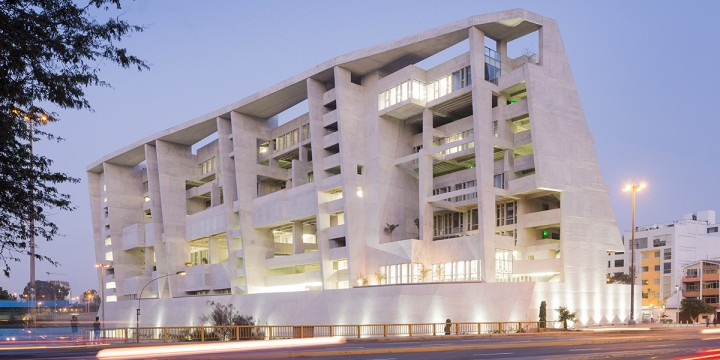
#> input picture Autonoma/Tarea 2/parte 1/images/building.jpg, 720 x 360 px
$ python 4-thresholding.py
#> lines starting #> are read from the running program, lines starting #| are printed output that depends on the picture; after the words box and inside, x2 and y2 are one past the last pixel; in counts of white or black regions, pixels touching at a corner belong together
# -*- coding: utf-8 -*-

from __future__ import print_function
import cv2
import matplotlib.pyplot as plt

# Cargar la imagen en modo gris
Igray = cv2.imread('images/building.jpg', 0)
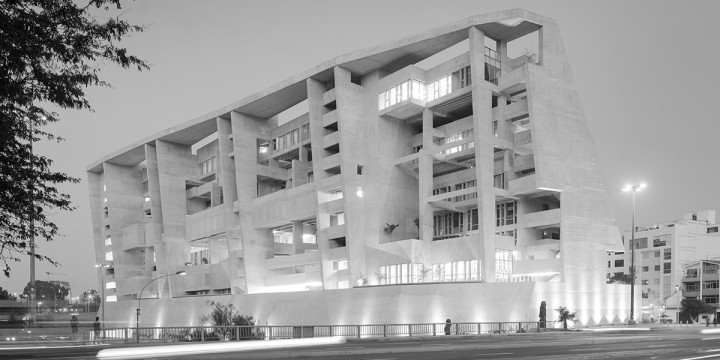
#> Igray: shape (360, 720); min 0, max 255, mean 156.7

# Valores para umbralizar
ths = [100, 150, 180]

# Threshold (umbralización)
for th in ths:
    print("\n Con valor de umbralización {}: ".format(th))
    retval, Ibw = cv2.threshold(Igray, th, 255, cv2.THRESH_BINARY)
    plt.imshow(Ibw, cmap='gray')
    plt.show()
#> this loop made 3 passes
#> retval on passes 1 to 3: 100, 150, 180
#> pass 1, `retval, Ibw = cv2.threshold(Igray, th, 255, cv2.THRESH_BINARY)`:
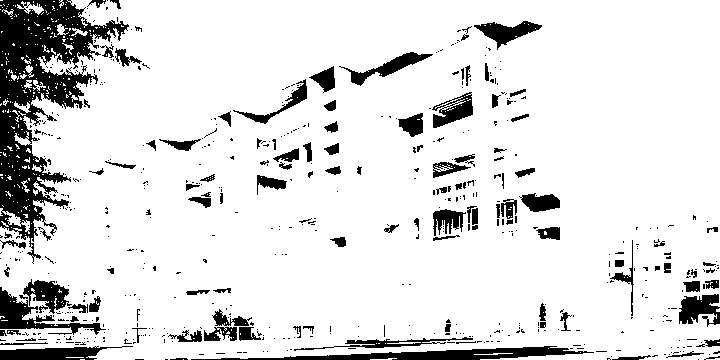
#> Ibw: shape (360, 720); 87.2% white; 580 black regions (467 under 20 px), largest, box (x1, y1, x2, y2) and area: (0, 0, 129, 264) 12148, (191, 346, 594, 360) 2272, (0, 287, 106, 335) 1404
#> pass 2, `retval, Ibw = cv2.threshold(Igray, th, 255, cv2.THRESH_BINARY)`:
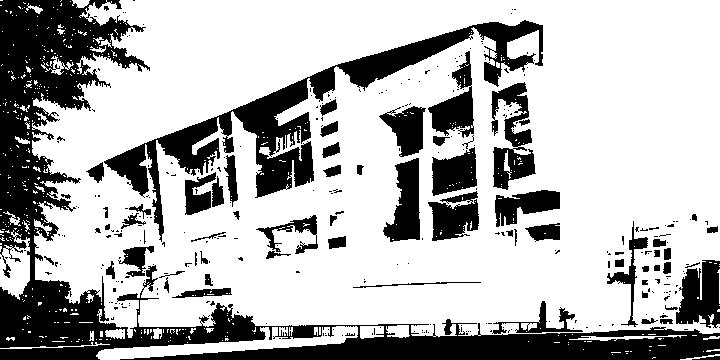
#> Ibw: shape (360, 720); 70.7% white; 321 black regions (255 under 20 px), largest, box (x1, y1, x2, y2) and area: (0, 0, 720, 360) 38837, (104, 20, 543, 242) 14294, (491, 82, 536, 190) 2413
#> pass 3, `retval, Ibw = cv2.threshold(Igray, th, 255, cv2.THRESH_BINARY)`:
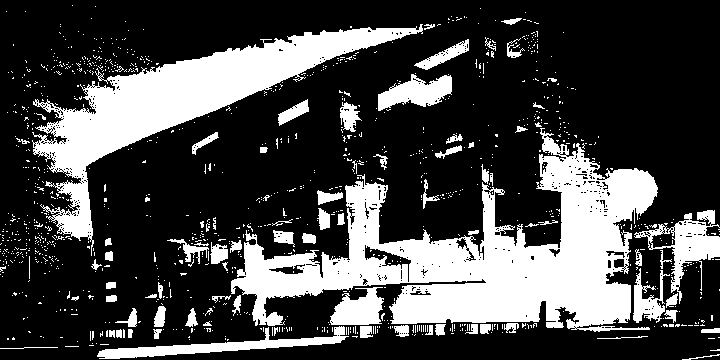
#> Ibw: shape (360, 720); 27.5% white; 1117 white regions (1034 under 20 px), largest, box (x1, y1, x2, y2) and area: (231, 128, 658, 332) 34222, (32, 24, 423, 256) 19101, (634, 210, 720, 304) 2362

$ run again, with Autonoma/Tarea 2/parte 1/images/cat1.jpg copied over Autonoma/Tarea 2/parte 1/images/building.jpg
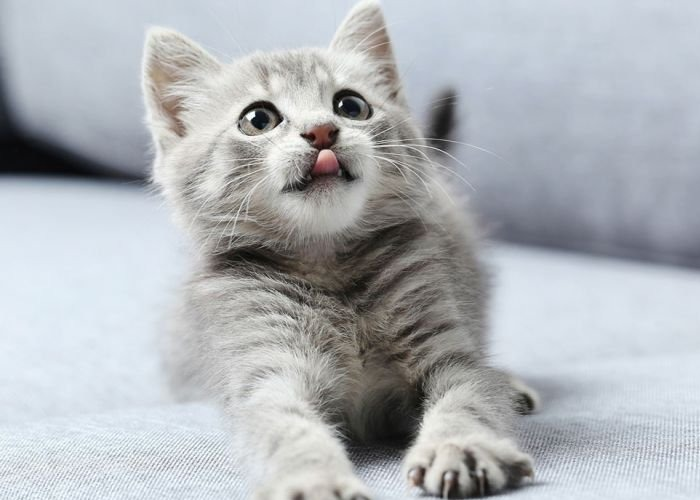
#> input picture Autonoma/Tarea 2/parte 1/images/cat1.jpg, 700 x 500 px
#> the loop `for th in ths:` made 3 passes
#> retval on passes 1 to 3: 100, 150, 180
#> pass 1, `retval, Ibw = cv2.threshold(Igray, th, 255, cv2.THRESH_BINARY)`:
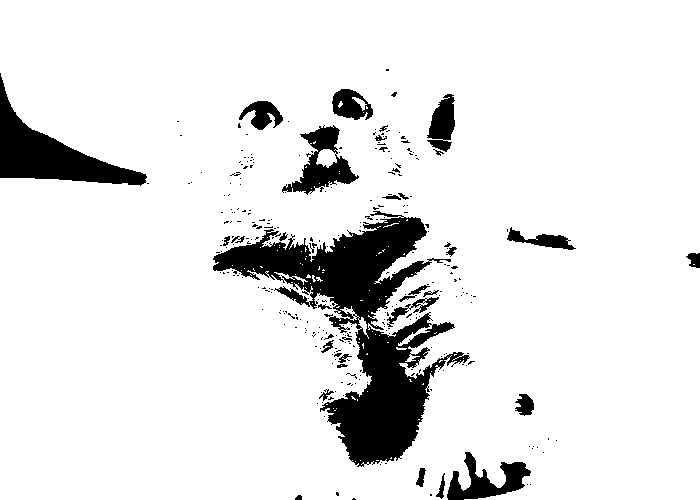
#> Ibw: shape (500, 700); 89.9% white; 301 black regions (266 under 20 px), largest, box (x1, y1, x2, y2) and area: (213, 211, 470, 467) 20492, (0, 73, 147, 186) 5338, (282, 125, 359, 195) 2048
#> pass 3, `retval, Ibw = cv2.threshold(Igray, th, 255, cv2.THRESH_BINARY)`:
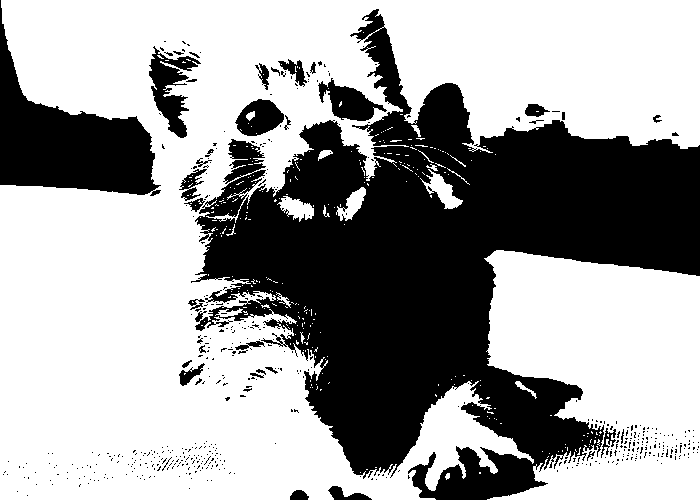
#> Ibw: shape (500, 700); 62.8% white; 533 black regions (499 under 20 px), largest, box (x1, y1, x2, y2) and area: (191, 9, 700, 500) 108535, (0, 0, 161, 196) 12901, (149, 46, 201, 138) 1970
